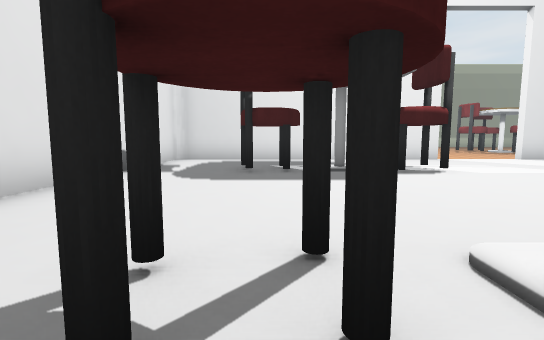
[1] (above)

14 first-person views from a walk through a 3-D level made in the Unity game engine. The camera is 1.3 m above the floor, tilts 6° down and sees 85° across. The floor is counted in squares, 2 m on a side. Each view is taken from the middle of a square. On the plan, view 1 faces up. The plan holds only what a view shows up to about 9 squares ahead; the rest is blank. The place goes on beyond the plan. Some animated figures are left out. Some surface patterns are stand-ins.

[2]
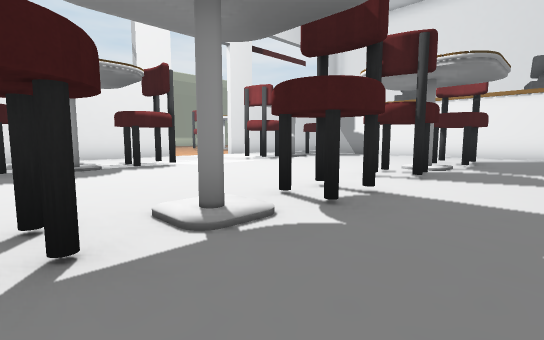

[3]
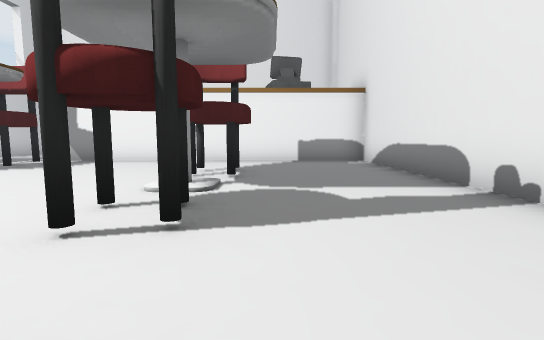

[4]
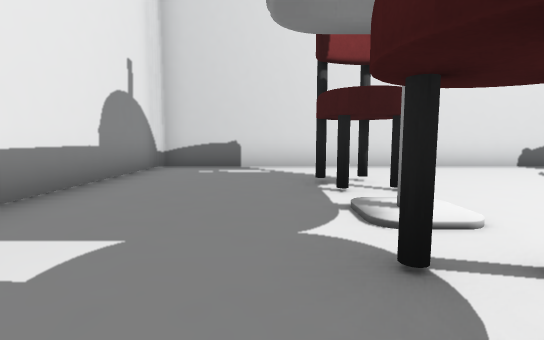

[5]
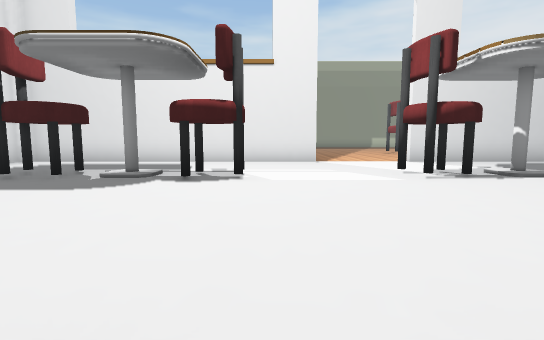

[6]
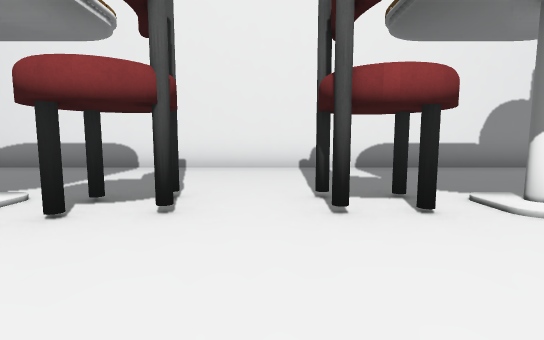

[7]
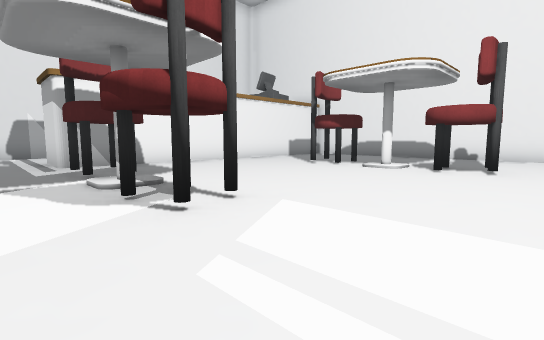

[8]
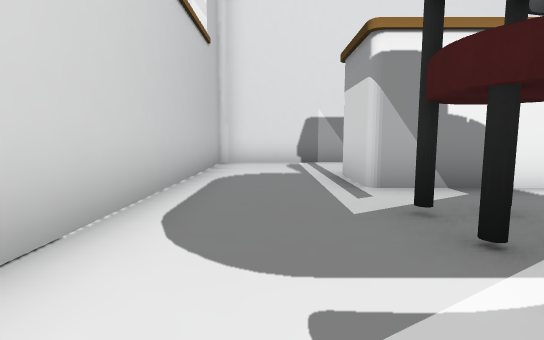

[9]
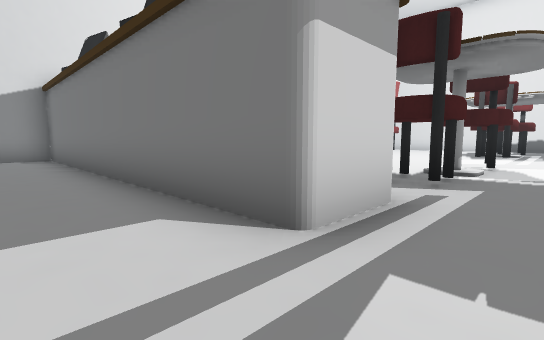

[10]
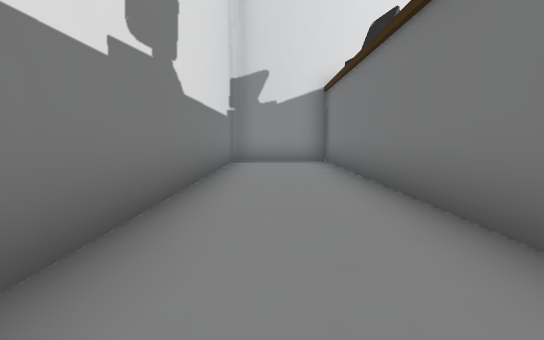

[11]
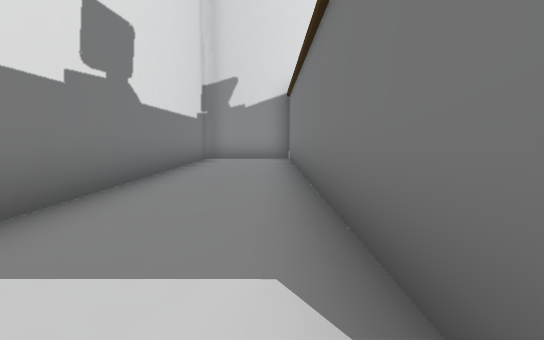

[12]
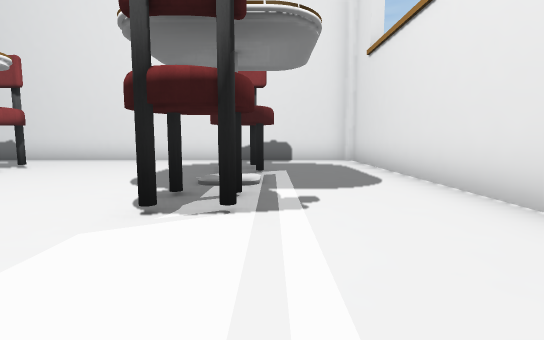

[13]
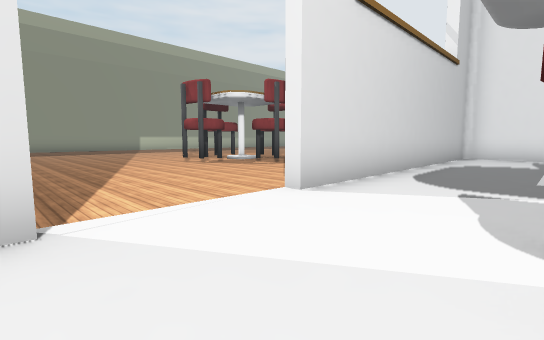

[14]
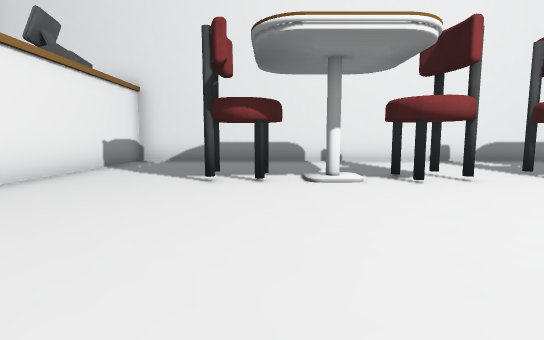

### Floor plan
Key: @ floor where view 1 was taken; # wall or solid block; x gap in a wall; . floor.
Columns run from 3 left of view 1 to 16 right of it. Each row starts with its distance up from view 1.
 17          ...
 16          ....
 15          ....#
 14          ......
 13          ......#
 12          ......
 11         ......
 10         .....
  9 #########..#########
  8 #..................#
  7 #..#......#........#
  6 #..#..#...#..x###..#
  5 #..............##..#
  4 #..............##..#
  3 #..............##..#
  2 #..............##..#
  1 #..#....##.##..##..#
  0 #..@...........##..#
 -1 #..............##..#
 -2 #..............##..#
 -3 ####################

Positions as (right, up) in squares from view 1, and headings:
1: (0, 0), facing up
2: (0, -1), facing up-right
3: (3, 0), facing right
4: (4, 0), facing left
5: (4, 1), facing up
6: (4, 4), facing down
7: (4, 8), facing down-right
8: (8, 8), facing right
9: (15, 8), facing down-left
10: (15, 6), facing down
11: (14, 7), facing down
12: (6, 7), facing left
13: (5, 7), facing up-right
14: (8, 6), facing down
